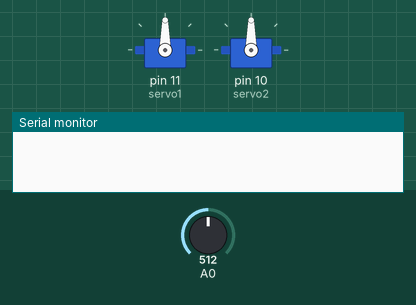
This sketch was run on a simulated Arduino Uno, built with avr-gcc and run on an emulated ATmega328P. Parts: 2 × servo, the last lines printed to the serial monitor. The inputs (shaded band) are chosen by the test bench; at power-on: A0 = 512.

Above: at 0.1 s.
At 27.2 s:
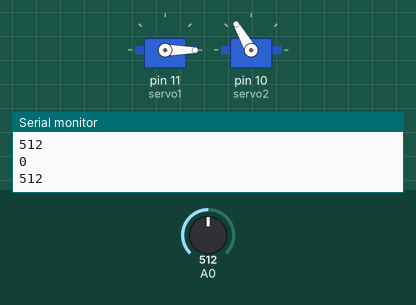
Timing chart, 0 to 28.7 s (numbered marks = the images above):
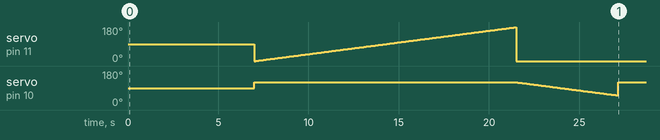

The sketch:

station.ino
```cpp
#include "Servo.h"
Servo servo1;
Servo servo2;
int angle = 0;
int angle2 = 0;
void setup() {
  Serial.begin(9600);
  servo1.attach(11);
  servo2.attach(10);
}
void loop() {
  delay(7000);
  servo2.write(120);
  int m = 0;
  for (int i = 0;i < 180;i++){
    servo1.write(i);
    for (int j = 0;j < 3;j++){
      if (m < analogRead(A0)){m = analogRead(A0); angle = i;}
      delay(10);
    }
    delay(50);
    Serial.println(analogRead(A0));
  }
  servo1.write(angle);
  int n = 0;
  for (int i = 120;i > 50;i--){
    servo2.write(i);
    for (int j = 0;j < 3;j++){
      if (n < analogRead(A0)){n = analogRead(A0); angle2 = i;}
      delay(10);
    }
    delay(50);
    Serial.println(analogRead(A0));
  }
  servo2.write(angle2);
  Serial.println(angle);
  Serial.println(m);
  delay(1000000000000);
}
```
